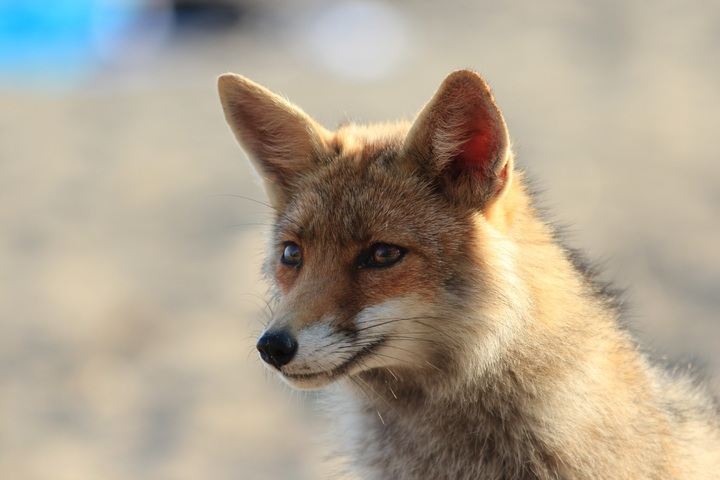
#> input picture OpenCV/assets/fox.jpg, 720 x 480 px, found by its file name
$ python rotation_matrix.py
#> lines starting #> are read from the running program, lines starting #| are printed output that depends on the picture
### OpenCV/albert_utils/transformations.py
import cv2 as cv
import numpy as np


# -y -> shift up
#  y -> shift down
# -x -> shift left
#  x -> shft right
# [15 lines left out: function translate, not called in this run]


# positive angle -> anti-clockwise
# negative angle -> clockwise
def rotate(src, angle, rotation_point=None, dst=None):
    # don't mess this order up
    (height, width) = src.shape[:2]

    # rotate from the center as default
    if rotation_point is None:
        rotation_point = (width // 2, height // 2)

    # scale=1.0 because we just want to rotate, not rescale
    rotation_matrix = cv.getRotationMatrix2D(rotation_point, angle, scale=1.0)

    if dst:
        cv.warpAffine(src, rotation_matrix, (width, height), dst)
    else:
        return cv.warpAffine(src, rotation_matrix, (width, height))

### OpenCV/12_transformations/rotation_matrix.py
import cv2 as cv
import numpy as np
import os
from albert_utils import transformations

img = cv.imread(os.path.join(".", "assets", "fox.jpg"))
#> img is the input picture: shape (480, 720, 3); mean B, G, R 144.3, 162.3, 173.7
cv.imshow("img", img)

# positive angle -> anti-clockwise
# negative angle -> clockwise
other = transformations.rotate(img, 45)
#> in rotate, `return cv.warpAffine(src, rotation_matrix, (width, height))`:
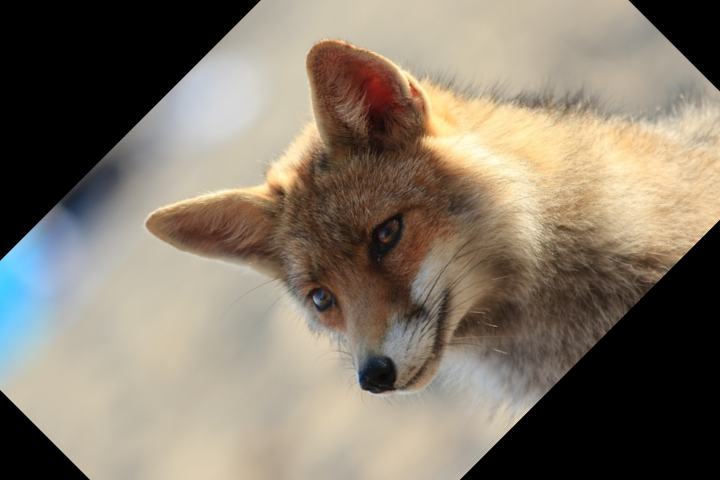
#> returned value: shape (480, 720, 3); mean of channels 0, 1, 2 106.5, 120.8, 131.3; drawn as B, G, R
cv.imshow("other", other)

other = transformations.rotate(img, 90)
#> call 2 of rotate, with angle = 90
#> in rotate (call 2), `return cv.warpAffine(src, rotation_matrix, (width, height))`:
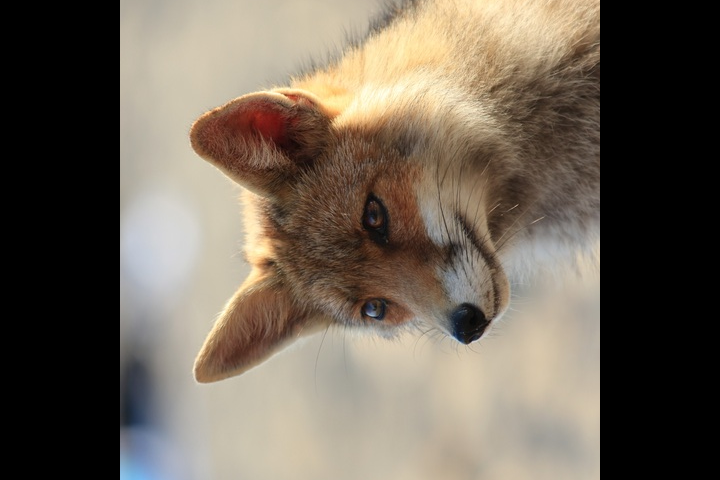
#> returned value: shape (480, 720, 3); mean of channels 0, 1, 2 87.1, 99.6, 109.7; drawn as B, G, R
cv.imshow("other2", other)

other = transformations.rotate(img, -90)
#> call 3 of rotate, with angle = -90
#> in rotate (call 3), `return cv.warpAffine(src, rotation_matrix, (width, height))`:
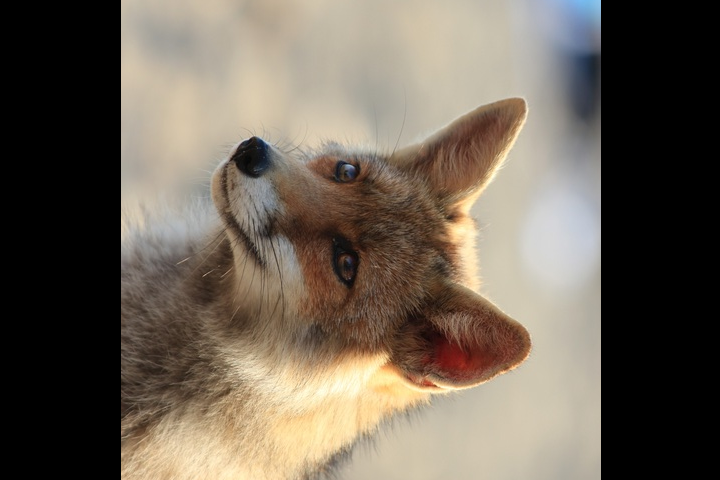
#> returned value: shape (480, 720, 3); mean of channels 0, 1, 2 87.1, 99.5, 109.7; drawn as B, G, R
cv.imshow("other3", other)

cv.waitKey(0)
cv.destroyAllWindows()

$ run again, with OpenCV/assets/93540576_4fe36548e1_o.jpg copied over OpenCV/assets/fox.jpg
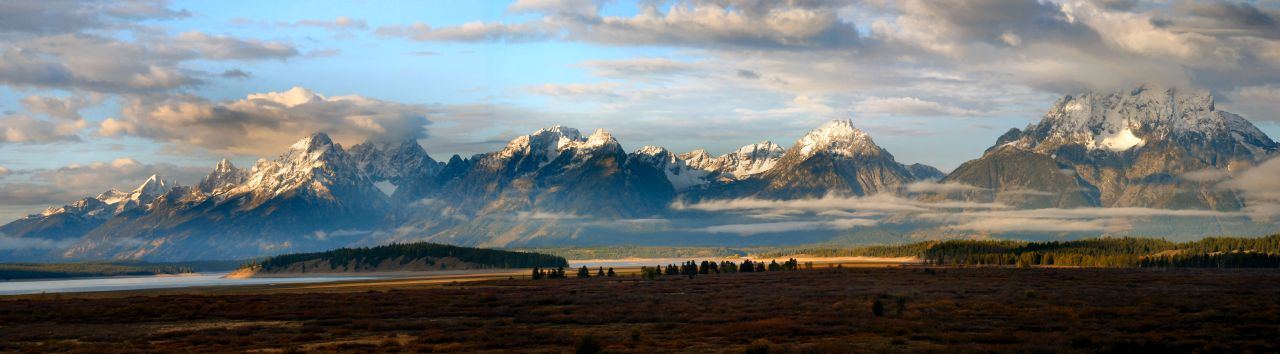
#> input picture OpenCV/assets/93540576_4fe36548e1_o.jpg, 1280 x 354 px, found by its file name
#> img is the input picture: shape (354, 1280, 3); mean B, G, R 117.4, 117.8, 112.9
#> in rotate (call 2), `return cv.warpAffine(src, rotation_matrix, (width, height))`:
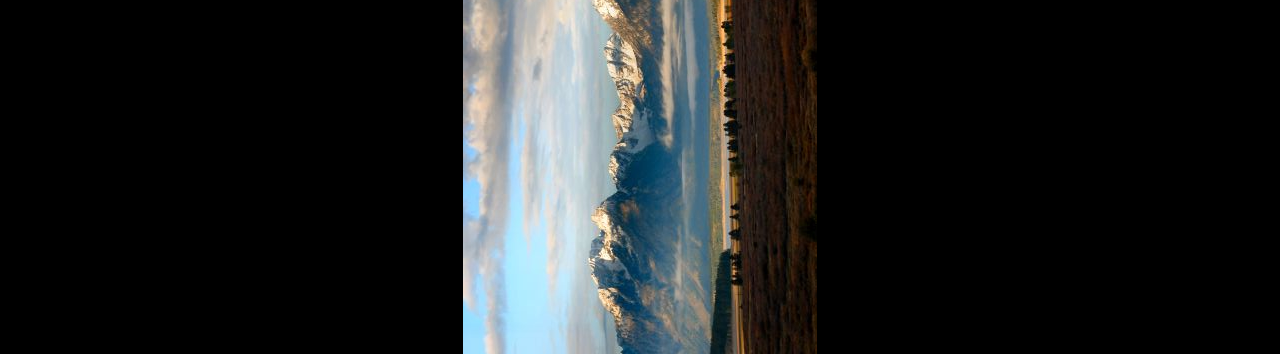
#> returned value: shape (354, 1280, 3); mean of channels 0, 1, 2 34.9, 34.5, 32.2; drawn as B, G, R
#> in rotate (call 3), `return cv.warpAffine(src, rotation_matrix, (width, height))`:
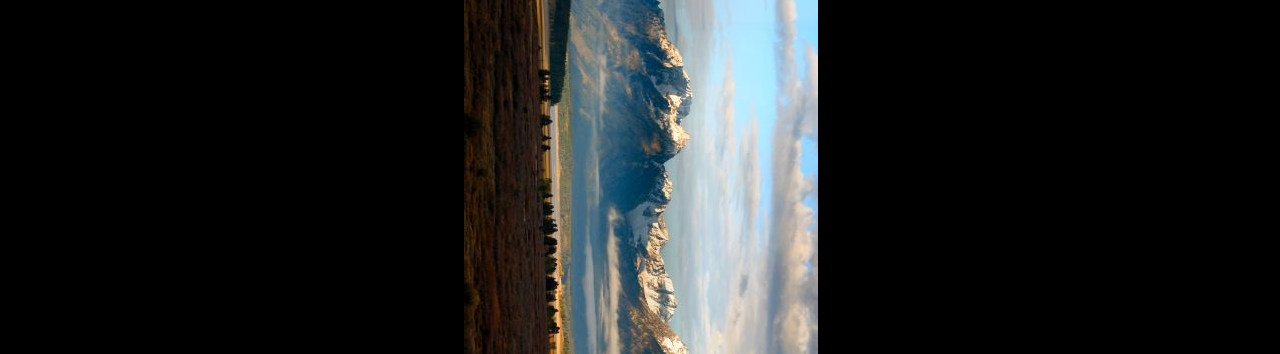
#> returned value: shape (354, 1280, 3); mean of channels 0, 1, 2 34.9, 34.5, 32.2; drawn as B, G, R
